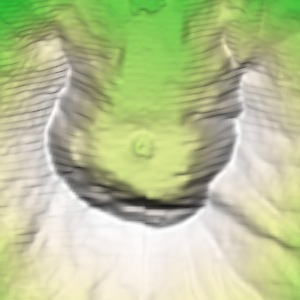

The Python source for this figure:
#!/usr/bin/env python

# Test vtkCameraInterpolator with a DEM terrain flyover.

import os

import vtkmodules.vtkInteractionStyle  # noqa: F401
import vtkmodules.vtkRenderingFreeType  # noqa: F401
import vtkmodules.vtkRenderingOpenGL2  # noqa: F401

from vtkmodules.vtkCommonCore import vtkLookupTable
from vtkmodules.vtkFiltersCore import vtkPolyDataNormals
from vtkmodules.vtkFiltersGeneral import vtkWarpScalar
from vtkmodules.vtkFiltersGeometry import vtkImageDataGeometryFilter
from vtkmodules.vtkIOImage import vtkDEMReader
from vtkmodules.vtkRenderingCore import (
    vtkCamera,
    vtkCameraInterpolator,
    vtkPolyDataMapper,
    vtkRenderWindow,
    vtkRenderWindowInteractor,
    vtkRenderer,
)
from vtkmodules.vtkRenderingLOD import vtkLODActor

# Lookup table
lut = vtkLookupTable()
lut.SetHueRange(0.6, 0)
lut.SetSaturationRange(1.0, 0)
lut.SetValueRange(0.5, 1.0)

# Read DEM data
dem_reader = vtkDEMReader()
data_dir = os.environ.get("VPE_DATA_DIR", os.path.dirname(os.path.abspath(__file__)))

dem_reader.SetFileName(os.path.join(data_dir, "SainteHelens.dem"))
dem_reader.Update()

lo = dem_reader.GetOutput().GetScalarRange()[0]
hi = dem_reader.GetOutput().GetScalarRange()[1]

# Surface pipeline
surface = vtkImageDataGeometryFilter()
surface.SetInputConnection(dem_reader.GetOutputPort())

warp = vtkWarpScalar()
warp.SetInputConnection(surface.GetOutputPort())
warp.SetScaleFactor(1)
warp.UseNormalOn()
warp.SetNormal(0, 0, 1)
warp.Update()

normals = vtkPolyDataNormals()
normals.SetInputData(warp.GetPolyDataOutput())
normals.SetFeatureAngle(60)
normals.SplittingOff()

dem_mapper = vtkPolyDataMapper()
dem_mapper.SetInputConnection(normals.GetOutputPort())
dem_mapper.SetScalarRange(lo, hi)
dem_mapper.SetLookupTable(lut)

dem_actor = vtkLODActor()
dem_actor.SetMapper(dem_mapper)

# Renderer
renderer = vtkRenderer()
renderer.AddActor(dem_actor)
renderer.SetBackground(0.1, 0.2, 0.4)

render_window = vtkRenderWindow()
render_window.AddRenderer(renderer)
render_window.SetWindowName("camera interpolator")
render_window.SetMultiSamples(0)
render_window.SetSize(300, 300)

interactor = vtkRenderWindowInteractor()
interactor.SetRenderWindow(render_window)

render_window.Render()

# Define camera keyframes
view_1 = vtkCamera()
view_1.SetClippingRange(30972.2, 35983.7)
view_1.SetFocalPoint(562835, 5.11498e+006, 2294.5)
view_1.SetPosition(562835, 5.11498e+006, 35449.9)
view_1.SetViewAngle(30)
view_1.SetViewUp(0, 1, 0)

view_2 = vtkCamera()
view_2.SetClippingRange(9013.43, 13470.4)
view_2.SetFocalPoint(562835, 5.11498e+006, 2294.5)
view_2.SetPosition(562835, 5.11498e+006, 13269.4)
view_2.SetViewAngle(30)
view_2.SetViewUp(0, 1, 0)

view_3 = vtkCamera()
view_3.SetClippingRange(4081.2, 13866.4)
view_3.SetFocalPoint(562853, 5.11586e+006, 2450.05)
view_3.SetPosition(562853, 5.1144e+006, 10726.6)
view_3.SetViewAngle(30)
view_3.SetViewUp(0, 0.984808, 0.173648)

view_4 = vtkCamera()
view_4.SetClippingRange(14.0481, 14048.1)
view_4.SetFocalPoint(562880, 5.11652e+006, 2733.15)
view_4.SetPosition(562974, 5.11462e+006, 6419.98)
view_4.SetViewAngle(30)
view_4.SetViewUp(0.0047047, 0.888364, 0.459116)

view_5 = vtkCamera()
view_5.SetClippingRange(14.411, 14411)
view_5.SetFocalPoint(562910, 5.11674e+006, 3027.15)
view_5.SetPosition(562414, 5.11568e+006, 3419.87)
view_5.SetViewAngle(30)
view_5.SetViewUp(-0.0301976, 0.359864, 0.932516)

# Camera interpolator
interpolator = vtkCameraInterpolator()
interpolator.SetInterpolationTypeToSpline()
interpolator.AddCamera(0, view_1)
interpolator.AddCamera(5, view_2)
interpolator.AddCamera(7.5, view_3)
interpolator.AddCamera(9.0, view_4)
interpolator.AddCamera(11.0, view_5)

camera = vtkCamera()
renderer.SetActiveCamera(camera)

# Interpolate to a specific time
interpolator.InterpolateCamera(8.2, camera)

interactor.Initialize()
interactor.Start()
